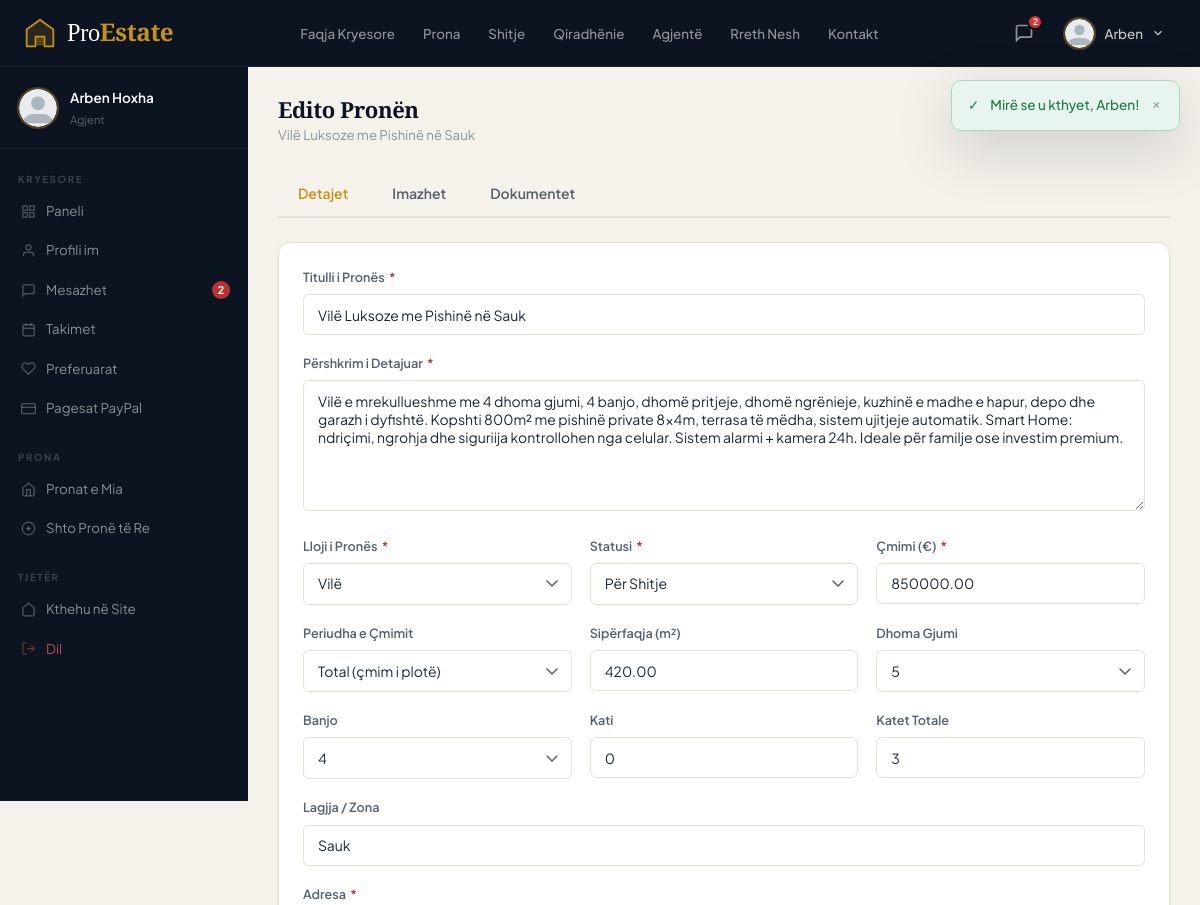
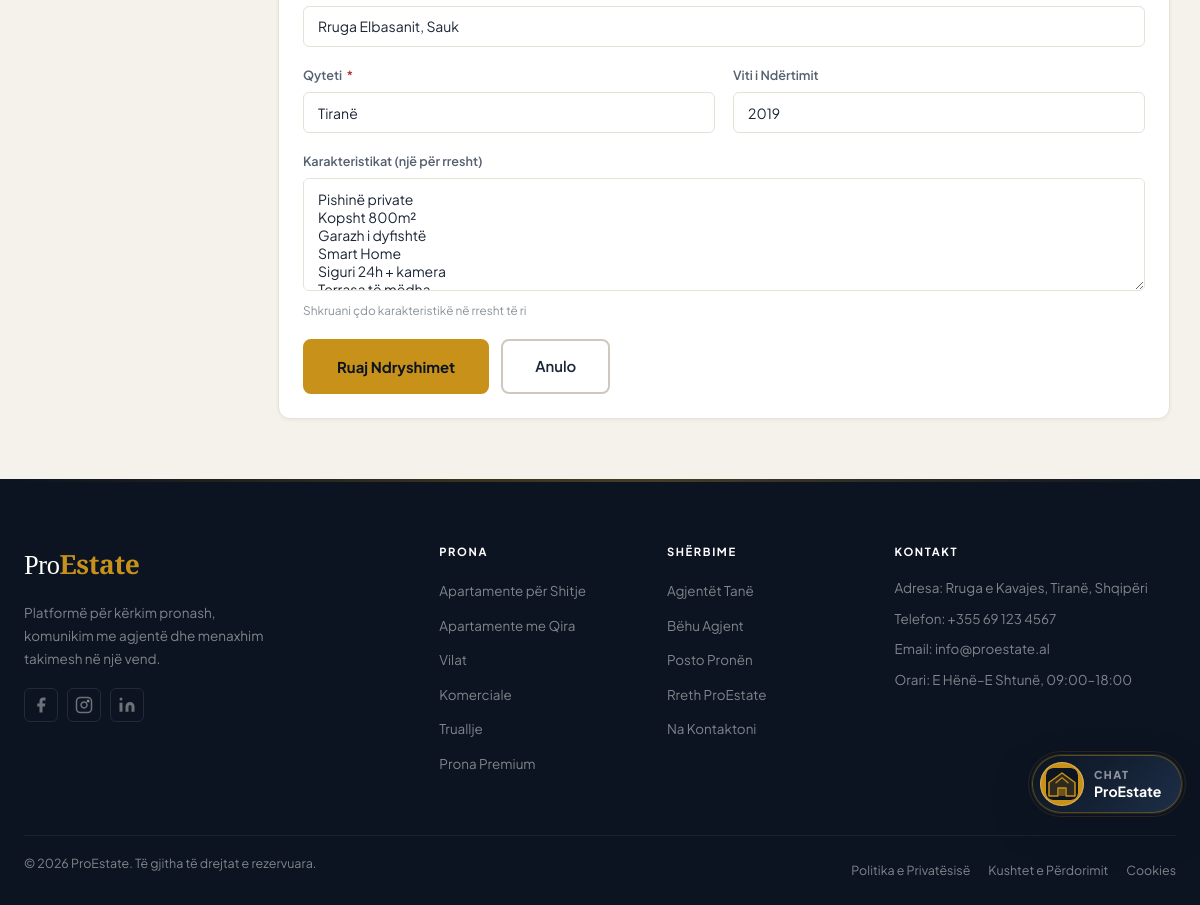
The page /dashboard/add-property.php?id=3&tab=details (signed in) on the database its author committed (2 pictures, top to bottom).
### tables this page shows
CREATE TABLE IF NOT EXISTS `users` (
  `id`                   INT UNSIGNED     NOT NULL AUTO_INCREMENT,
  `email`                VARCHAR(255)     NOT NULL,
  `password`             VARCHAR(255)     NOT NULL COMMENT 'bcrypt hash',
  `first_name`           VARCHAR(100)     NOT NULL,
  `last_name`            VARCHAR(100)     NOT NULL,
  `phone`                VARCHAR(25)      DEFAULT NULL,
  `gender`               ENUM('female','male','other','unspecified') NOT NULL DEFAULT 'unspecified',
  `role`                 ENUM('admin','agent','owner','client') NOT NULL DEFAULT 'client',
  `avatar`               VARCHAR(255)     DEFAULT NULL,
  `bio`                  TEXT             DEFAULT NULL,
  `agency_name`          VARCHAR(200)     DEFAULT NULL,
  `license_number`       VARCHAR(100)     DEFAULT NULL,
  `city`                 VARCHAR(100)     DEFAULT NULL,
  `is_active`            TINYINT(1)       NOT NULL DEFAULT 1,
  `email_verified`       TINYINT(1)       NOT NULL DEFAULT 0,
  `verification_token`   VARCHAR(64)      DEFAULT NULL,
  `reset_token`          VARCHAR(64)      DEFAULT NULL,
  `reset_token_expires`  DATETIME         DEFAULT NULL,
  `last_login`           DATETIME         DEFAULT NULL,
  `created_at`           TIMESTAMP        NOT NULL DEFAULT CURRENT_TIMESTAMP,
  `updated_at`           TIMESTAMP        NOT NULL DEFAULT CURRENT_TIMESTAMP ON UPDATE CURRENT_TIMESTAMP,
  PRIMARY KEY (`id`),
  UNIQUE KEY `uq_email` (`email`),
  KEY `idx_role` (`role`),
  KEY `idx_active` (`is_active`)
);

CREATE TABLE IF NOT EXISTS `properties` (
  `id`           INT UNSIGNED     NOT NULL AUTO_INCREMENT,
  `title`        VARCHAR(300)     NOT NULL,
  `description`  TEXT             NOT NULL,
  `type`         ENUM('apartment','house','villa','commercial','office','land','garage') NOT NULL,
  `status`       ENUM('for_sale','for_rent','sold','rented') NOT NULL DEFAULT 'for_sale',
  `price`        DECIMAL(12,2)    NOT NULL,
  `price_period` ENUM('total','monthly','yearly') NOT NULL DEFAULT 'total',
  `area`         DECIMAL(10,2)    DEFAULT NULL COMMENT 'm2',
  `rooms`        TINYINT UNSIGNED DEFAULT 0,
  `bathrooms`    TINYINT UNSIGNED DEFAULT 0,
  `floor`        SMALLINT         DEFAULT NULL,
  `total_floors` SMALLINT         DEFAULT NULL,
  `year_built`   SMALLINT         DEFAULT NULL,
  `address`      VARCHAR(500)     NOT NULL,
  `city`         VARCHAR(100)     NOT NULL,
  `neighborhood` VARCHAR(200)     DEFAULT NULL,
  `latitude`     DECIMAL(10,8)    DEFAULT NULL,
  `longitude`    DECIMAL(11,8)    DEFAULT NULL,
  `owner_id`     INT UNSIGNED     NOT NULL,
  `agent_id`     INT UNSIGNED     DEFAULT NULL,
  `is_featured`  TINYINT(1)       NOT NULL DEFAULT 0,
  `is_active`    TINYINT(1)       NOT NULL DEFAULT 1,
  `approval_status` ENUM('pending','approved','rejected') NOT NULL DEFAULT 'approved',
  `is_verified`  TINYINT(1)       NOT NULL DEFAULT 1,
  `approved_at`  DATETIME         DEFAULT NULL,
  `approved_by`  INT UNSIGNED     DEFAULT NULL,
  `views`        INT UNSIGNED     NOT NULL DEFAULT 0,
  `created_at`   TIMESTAMP        NOT NULL DEFAULT CURRENT_TIMESTAMP,
  `updated_at`   TIMESTAMP        NOT NULL DEFAULT CURRENT_TIMESTAMP ON UPDATE CURRENT_TIMESTAMP,
  PRIMARY KEY (`id`),
  KEY `idx_city` (`city`),
  KEY `idx_type` (`type`),
  KEY `idx_status` (`status`),
  KEY `idx_price` (`price`),
  KEY `idx_featured` (`is_featured`),
  KEY `idx_active` (`is_active`),
  KEY `idx_approval` (`approval_status`),
  KEY `idx_verified` (`is_verified`),
  KEY `idx_owner` (`owner_id`),
  KEY `idx_agent` (`agent_id`),
  FULLTEXT KEY `ft_search` (`title`, `description`, `address`, `city`, `neighborhood`),
  CONSTRAINT `fk_prop_owner` FOREIGN KEY (`owner_id`) REFERENCES `users` (`id`) ON DELETE CASCADE,
  CONSTRAINT `fk_prop_agent` FOREIGN KEY (`agent_id`) REFERENCES `users` (`id`) ON DELETE SET NULL,
  CONSTRAINT `fk_prop_approved_by` FOREIGN KEY (`approved_by`) REFERENCES `users` (`id`) ON DELETE SET NULL
);

### dashboard/add-property.php (the view, shortened to what the rows shown need)
<?php
require_once dirname(__DIR__) . '/includes/db.php';
require_once dirname(__DIR__) . '/includes/security.php';
require_once dirname(__DIR__) . '/includes/auth.php';
require_once dirname(__DIR__) . '/includes/functions.php';
$edit_id = (int)($_GET['id'] ?? 0);
$prop    = null;
if ($edit_id) {
    $prop = db_row("SELECT * FROM properties WHERE id = ?", [$edit_id]);
    if (!$prop || !can_edit_property($edit_id)) {
        flash_error('Nuk keni leje të modifikoni këtë pronë.');
        redirect(SITE_URL . '/dashboard/my-properties.php');
    }
}
$errors = [];
$values = $prop ?: [];
$existing_features = '';
if ($edit_id) {
    $feats = db_rows("SELECT feature FROM property_features WHERE property_id=?", [$edit_id]);
    $existing_features = implode("\n", array_column($feats, 'feature'));
}
$active_tab = sanitize($_GET['tab'] ?? 'details');
$active_tab = in_array($active_tab, ['details','images','documents'], true) ? $active_tab : 'details';
require dirname(__DIR__) . '/templates/header.php';
?>
<div class="dashboard">
  <?php include __DIR__ . '/sidebar.php'; ?>
  <main class="dashboard__content">
    <div class="dashboard__header">
      <h1 class="dashboard__title"><?= $edit_id ? 'Edito Pronën' : 'Shto Pronë të Re' ?></h1>
      <p class="dashboard__subtitle"><?= $edit_id ? e($prop['title']) : 'Plotëso të dhënat e pronës' ?></p>
    </div>
    <?php if ($active_tab === 'details'): ?>
    <div class="card card-body">
      <form method="POST" action="">
        <div class="form-row">
          <div class="form-group" style="grid-column:1/-1;">
            <label>Titulli i Pronës <span class="req">*</span></label>
            <input type="text" name="title" class="form-control <?= isset($errors['title'])?'is-invalid':'' ?>"
                   value="<?= e($values['title'] ?? '') ?>" placeholder="p.sh. Apartament Modern 2+1 në Bllok" required maxlength="300">
          </div>
        </div>
        <div class="form-group">
          <label>Përshkrim i Detajuar <span class="req">*</span></label>
          <textarea name="description" class="form-control <?= isset($errors['description'])?'is-invalid':'' ?>"
                    rows="6" placeholder="Përshkruani pronën në detaj: gjendja, kushtet, avantazhet, afërsia me shërbimet..." required><?= e($values['description'] ?? '') ?></textarea>
        </div>
        <div class="form-row-3">
          <div class="form-group">
            <label>Lloji i Pronës <span class="req">*</span></label>
            <select name="type" class="form-control <?= isset($errors['type'])?'is-invalid':'' ?>" required>
              <?php foreach (['apartment'=>'Apartament','house'=>'Shtëpi','villa'=>'Vilë','commercial'=>'Komerciale','office'=>'Zyrë','land'=>'Truall','garage'=>'Garazh'] as $v=>$l): ?>
              <option value="<?= $v ?>" <?= ($values['type']??'')===$v?'selected':'' ?>><?= $l ?></option>
              <?php endforeach; ?>
            </select>
          </div>
          <div class="form-group">
            <label>Statusi <span class="req">*</span></label>
            <select name="status" class="form-control <?= isset($errors['status'])?'is-invalid':'' ?>" required>
              <option value="for_sale" <?= ($values['status']??'')==='for_sale'?'selected':'' ?>>Për Shitje</option>
            </select>
          </div>
          <div class="form-group">
            <label>Çmimi (€) <span class="req">*</span></label>
            <input type="number" name="price" class="form-control <?= isset($errors['price'])?'is-invalid':'' ?>"
                   value="<?= $values['price'] ?? '' ?>" placeholder="p.sh. 85000" min="0" step="100" required>
          </div>
        </div>
        <div class="form-row-3">
          <div class="form-group">
            <label>Periudha e Çmimit</label>
            <select name="price_period" class="form-control">
              <option value="total"   <?= ($values['price_period']??'total')==='total'?'selected':'' ?>>Total (çmim i plotë)</option>
            </select>
          </div>
          <div class="form-group">
            <label>Sipërfaqja (m²)</label>
            <input type="number" name="area" class="form-control" value="<?= $values['area'] ?? '' ?>" placeholder="p.sh. 85" min="0" step="0.5">
          </div>
          <div class="form-group">
            <label>Dhoma Gjumi</label>
            <select name="rooms" class="form-control">
              <?php for ($i=0;$i<=10;$i++): ?>
              <option value="<?= $i ?>" <?= ($values['rooms']??0)==$i?'selected':'' ?>><?= $i === 0 ? 'Studio / 0' : $i ?></option>
              <?php endfor; ?>
            </select>
          </div>
        </div>
        <div class="form-row-3">
          <div class="form-group">
            <label>Banjo</label>
            <select name="bathrooms" class="form-control">
              <?php for ($i=0;$i<=6;$i++): ?>
              <option value="<?= $i ?>" <?= ($values['bathrooms']??0)==$i?'selected':'' ?>><?= $i ?></option>
              <?php endfor; ?>
            </select>
          </div>
          <div class="form-group">
            <label>Kati</label>
            <input type="number" name="floor" class="form-control" value="<?= $values['floor'] ?? '' ?>" placeholder="p.sh. 3" min="-2" max="100">
          </div>
          <div class="form-group">
            <label>Katet Totale</label>
            <input type="number" name="total_floors" class="form-control" value="<?= $values['total_floors'] ?? '' ?>" placeholder="p.sh. 8" min="1" max="100">
          </div>
        </div>
        <div class="form-group">
          <label>Lagjja / Zona</label>
          <input type="text" name="neighborhood" class="form-control" value="<?= e($values['neighborhood'] ?? '') ?>" placeholder="p.sh. Blloku, Kombinat...">
        </div>
        <div class="form-group">
          <label>Adresa <span class="req">*</span></label>
          <input type="text" name="address" class="form-control <?= isset($errors['address'])?'is-invalid':'' ?>"
                 value="<?= e($values['address'] ?? '') ?>" placeholder="Rruga dhe numri" required>
        </div>
        <div class="form-row">
          <div class="form-group">
            <label>Qyteti <span class="req">*</span></label>
            <input type="text" name="city" class="form-control <?= isset($errors['city'])?'is-invalid':'' ?>"
                   value="<?= e($values['city'] ?? '') ?>" placeholder="Tiranë" required>
          </div>
          <div class="form-group">
            <label>Viti i Ndërtimit</label>
            <input type="number" name="year_built" class="form-control" value="<?= $values['year_built'] ?? '' ?>"
                   placeholder="2018" min="1900" max="<?= date('Y') ?>">
          </div>
        </div>
        <div class="form-group">
          <label>Karakteristikat (një për rresht)</label>
          <textarea name="features" class="form-control" rows="5"
                    placeholder="Parking nëntokësor&#10;Ashensor&#10;Kondicioner&#10;Sistem alarmi..."><?= e($existing_features ?? '') ?></textarea>
          <div class="form-hint">Shkruani çdo karakteristikë në rresht të ri</div>
        </div>
        <div style="display:flex;gap:12px;margin-top:8px;">
          <button type="submit" class="btn btn--primary btn--lg">
            <?= $edit_id ? 'Ruaj Ndryshimet' : 'Shto Pronën' ?>
          </button>
          <a href="<?= SITE_URL ?>/dashboard/my-properties.php" class="btn btn--outline-navy btn--lg">Anulo</a>
        </div>
      </form>
    </div>
    <?php endif; ?>
  </main>
</div>
<?php require dirname(__DIR__) . '/templates/footer.php'; ?>

### templates/header.php (shortened to what the rows shown need)
<?php
require_once dirname(__DIR__) . '/includes/db.php';
require_once dirname(__DIR__) . '/includes/security.php';
require_once dirname(__DIR__) . '/includes/auth.php';
require_once dirname(__DIR__) . '/includes/functions.php';
$unread_msgs = 0;
if (is_logged_in()) {
    $unread_msgs = db_count(
        "SELECT COUNT(*) FROM messages WHERE receiver_id = ? AND is_read = 0",
        [current_user_id()]
    );
}
?>
<!DOCTYPE html>
<html lang="sq">
<head>
  <link rel="stylesheet" href="<?= SITE_URL ?>/assets/css/style.css?v=chatbot7">
</head>
<body class="<?= $body_class ?? '' ?>">
<header class="site-header" id="site-header">
  <nav class="navbar container">
    <div class="navbar__actions">
      <?php if (is_logged_in()): ?>
  <?php
    $user = current_user() ?? [];
    $first_name = $user['first_name'] ?? 'User';
    $avatar     = $user['avatar'] ?? null;
  ?>
  <a href="<?= SITE_URL ?>/dashboard/messages.php" class="nav-icon-btn" title="Mesazhet">
    <svg width="20" height="20" viewBox="0 0 24 24" fill="none" stroke="currentColor" stroke-width="2"><path d="M21 15a2 2 0 01-2 2H7l-4 4V5a2 2 0 012-2h14a2 2 0 012 2z"/></svg>
    <?php if ($unread_msgs > 0): ?>
      <span class="badge-count"><?= $unread_msgs > 9 ? '9+' : $unread_msgs ?></span>
    <?php endif; ?>
  </a>
  <div class="dropdown">
    <button class="dropdown__trigger">
      <img src="<?= get_avatar_url($avatar) ?>" alt="<?= e($first_name) ?>" class="avatar-sm">
      <span><?= e($first_name) ?></span>
      <svg width="14" height="14" viewBox="0 0 24 24" fill="none" stroke="currentColor" stroke-width="2"><path d="M6 9l6 6 6-6"/></svg>
    </button>
        </div>
      <?php else: ?>
        <a href="<?= SITE_URL ?>/login.php" class="btn btn--outline btn--sm">Hyrje</a>
        <a href="<?= SITE_URL ?>/register.php" class="btn btn--primary btn--sm">Regjistrohu</a>
      <?php endif; ?>
    </div>
  </nav>
</header>

### dashboard/sidebar.php (shortened to what the rows shown need)
<?php
$role = current_user_role();
$user = current_user();
?>
<aside class="sidebar">
  <div class="sidebar__user">
    <div>
      <div class="sidebar__user-name"><?= e($user['first_name'].' '.$user['last_name']) ?></div>
      <div class="sidebar__user-role"><?= role_label($role) ?></div>
    </div>
  </div>
</aside>

### rows shown on the page
users: first_name "Arben", first_name+last_name "Arben Hoxha"
properties: title "Vilë Luksoze me Pishinë në Sauk", description "Vilë e mrekullueshme me 4 dhoma gjumi, 4 banjo, dhomë pritjeje, dhomë ngrënieje, kuzhinë e madhe e hapur, depo dhe garazh i dyfishtë. Kopshti 800m² me pishinë private 8x4m, terrasa të mëdha, sistem ujitjeje automatik. Smart Home: ndriçimi, ngrohja dhe siguriija kontrollohen nga celular. Sistem alarmi + kamera 24h. Ideale për familje ose investim premium.", type "Vilë", status "Për Shitje", price "850000.00", price_period "Total (çmim i plotë)", area "420.00", rooms "5", bathrooms "4", floor "0", total_floors "3", neighborhood "Sauk", address "Rruga Elbasanit, Sauk", city "Tiranë", year_built "2019"

### other values the page prints
$icon "✓"
$msg "Mirë se u kthyet, Arben!"
$unread_msgs "2"
role_label($role) "Agjent"
$unread "2"
$tl "Detajet"
$tl "Imazhet"
$tl "Dokumentet"
SITE_ADDRESS "Rruga e Kavajes, Tiranë, Shqipëri"
SITE_PHONE "+355 69 123 4567"
SITE_EMAIL "info@proestate.al"
SITE_NAME "ProEstate"
